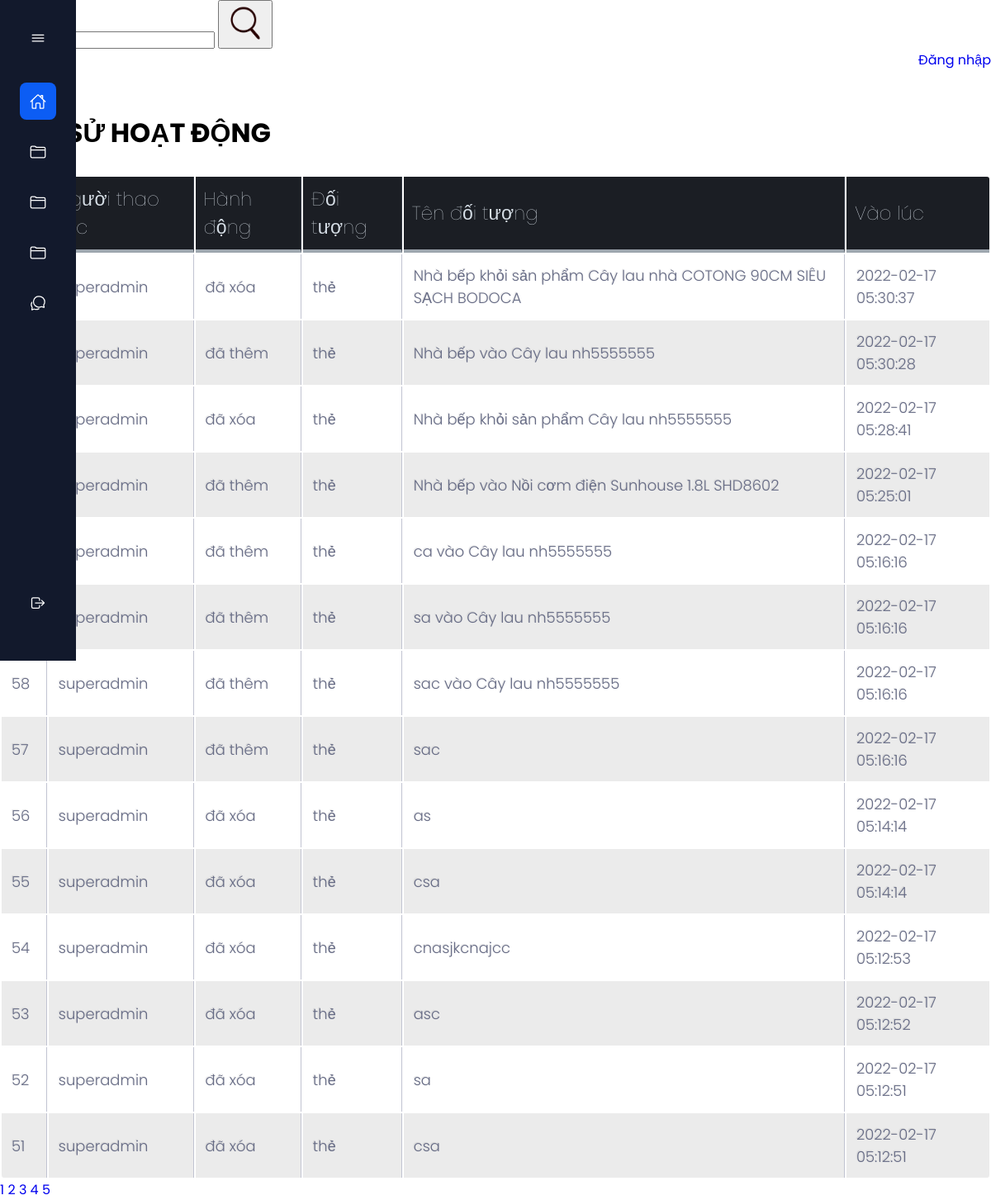
Screenshot of /admin/activity_log/index.php (signed in) with the database file from the repository.
### tables this page shows
CREATE TABLE `activities` (
  `id` int(11) NOT NULL,
  `admin_id` int(11) NOT NULL,
  `activity` varchar(50) NOT NULL,
  `object` varchar(50) NOT NULL,
  `object_name` varchar(250) NOT NULL,
  `time` timestamp NOT NULL DEFAULT CURRENT_TIMESTAMP
);

### admin/activity_log/index.php (the view, shortened to what this page needs)
<!DOCTYPE html>
<html>
<head>
	<link rel="stylesheet" href="../index3.css">
	<link rel="stylesheet" href="../style_validate1.css">
	<link rel="stylesheet" type="text/css" href="../style_table.css">
</head>
<?php require '../connect_database.php';
if ( empty($_GET['page']) ) {
	$index_page = 1;
} else {
	$index_page = $_GET['page'];
}
$sql_select_count_activity = "SELECT count(*) FROM activities";
$count_activities = mysqli_fetch_array(mysqli_query($connect_database, $sql_select_count_activity))['count(*)'] ;
$activities_per_page = 14;
$activities_skipped = ( $index_page - 1 ) * $activities_per_page;
$pages = ceil($count_activities / $activities_per_page);
$sql_select_activity = "
	SELECT activities.*, admins.name as 'admin_name'
	FROM activities
	LEFT JOIN admins on admins.id = activities.admin_id
	ORDER BY id DESC
	LIMIT $activities_per_page OFFSET $activities_skipped
";
$query_sql_select_activity = mysqli_query($connect_database, $sql_select_activity);
?>
<body>
<?php require '../menu.php'; ?>
<div class="top">
	<div class = "search">
		<form class = "form_search">
			<input type="search" name="search" value = "<?php echo $content_search ?>">
			<button>
				<img src="../style/style_image/icon_search.png" width="50px">
			</button>
		</form>
	</div>
	<div class = "login">
		<a class = "login" href="https://google.com">Đăng nhập</a>
	</div>
</div>
<div class = "bot">
	<div class = "header">
		<h1 class =  "header" >LỊCH SỬ HOẠT ĐỘNG</h1>
	</div>
	<br>
	<?php require '../validate.php' ?>
	<table class="table">
		<tr>
			<th>Mã</th>
			<th>Người thao tác</th>
			<th>Hành động</th>
			<th>Đối tượng</th>
			<th>Tên đối tượng</th>
			<th>Vào lúc</th>
		</tr>
		<?php foreach ($query_sql_select_activity as $each_activity): ?>
		<tr>
			<td><?php echo $each_activity['id'] ?></td>
			<td><?php echo $each_activity['admin_name'] ?></td>
			<td><?php echo 'đã ' . $each_activity['activity'] ?></td>
			<td><?php echo $each_activity['object'] ?></td>
			<td><?php echo $each_activity['object_name'] ?></td>
			<td><?php echo $each_activity['time'] ?></td>
		</tr>
		<?php endforeach ?>
	</table>
	<?php for ($i=1; $i <= $pages; $i++) {  ?>
		<a href = "?page=<?php echo $i ?>"><?php echo $i ?></a>
	<?php } ?>
</div>
</body>
</html>

### admin/index3.css (style rules this page uses)
body { padding: 0px; margin: 0px; }
.search { display: flex; justify-content: flex-start; }
.login { display: flex; justify-content: flex-end; }
.header { margin-top: 25px; background-color: white; padding: 1px; }

### admin/style_table.css (style rules this page uses)
th { color:#D5DDE5;; background:#1b1e24; border-bottom:4px solid #9ea7af; border-right: 1px solid #343a45; font-size:23px; font-weight: 100; padding:10px; text-align:left; text-shadow: 0 1px 1px rgba(0, 0, 0, 0.1); vertical-align:middle; }
th:first-child { border-top-left-radius:3px; }
th:last-child { border-top-right-radius:3px; border-right:none; }
tr { border-top: 1px solid #C1C3D1; border-bottom-: 1px solid #C1C3D1; color:#666B85; font-size:16px; font-weight:normal; text-shadow: 0 1px 1px rgba(256, 256, 256, 0.1); }
tr:first-child { border-top:none; }
tr:last-child { border-bottom:none; }
tr:nth-child(odd) td { background:#EBEBEB; }
tr:last-child td:first-child { border-bottom-left-radius:3px; }
tr:last-child td:last-child { border-bottom-right-radius:3px; }
td { background:#FFFFFF; padding:12px; text-align:left; vertical-align:middle; font-weight:300; font-size:18px; text-shadow: -1px -1px 1px rgba(0, 0, 0, 0.1); border-right: 1px solid #C1C3D1; }
td:last-child { border-right: 0px; }

### admin/style_menu.css (style rules this page uses)
:root { --nav-width: 92px; --first-color: #0C5DF4; --bg-color: #12192C; --sub-color: #B6CEFC; --white-color: #FFF; --body-font: 'Poppins', sans-serif; --normal-font-size: 1rem; --small-font-size: .875rem; --z-fixed: 100; }
*,::before,::after { box-sizing: border-box; }
body { position: relative; margin: 0; padding: 2rem 0 0 6.75rem; font-family: var(--body-font); font-size: var(--normal-font-size); transition: .5s; }
h1 { margin: 0; }
a { text-decoration: none; }

### admin/index1.css (style rules this page uses)
body { padding: 0px; margin: 0px; }
.search { display: flex; justify-content: flex-start; }
.login { display: flex; justify-content: flex-end; }
.header { margin-top: 25px; background-color: white; padding: 1px; }

### rows the page displays
activities: admin.name "superadmin", activity "xóa", object "thẻ", object_name "Nhà bếp khỏi sản phẩm Cây lau nhà COTONG 90CM SIÊU SẠCH BODOCA", time "2022-02-17 05:30:37"
activities: admin.name "superadmin", activity "thêm", object "thẻ", object_name "Nhà bếp vào Cây lau nh5555555", time "2022-02-17 05:30:28"
activities: admin.name "superadmin", activity "xóa", object "thẻ", object_name "Nhà bếp khỏi sản phẩm Cây lau nh5555555", time "2022-02-17 05:28:41"
activities: admin.name "superadmin", activity "thêm", object "thẻ", object_name "Nhà bếp vào Nồi cơm điện Sunhouse 1.8L SHD8602", time "2022-02-17 05:25:01"
activities: admin.name "superadmin", activity "thêm", object "thẻ", object_name "ca vào Cây lau nh5555555", time "2022-02-17 05:16:16"
activities: admin.name "superadmin", activity "thêm", object "thẻ", object_name "sa vào Cây lau nh5555555", time "2022-02-17 05:16:16"
activities: id "58", admin.name "superadmin", activity "thêm", object "thẻ", object_name "sac vào Cây lau nh5555555", time "2022-02-17 05:16:16"
activities: id "57", admin.name "superadmin", activity "thêm", object "thẻ", object_name "sac", time "2022-02-17 05:16:16"
activities: id "56", admin.name "superadmin", activity "xóa", object "thẻ", object_name "as", time "2022-02-17 05:14:14"
activities: id "55", admin.name "superadmin", activity "xóa", object "thẻ", object_name "csa", time "2022-02-17 05:14:14"
activities: id "54", admin.name "superadmin", activity "xóa", object "thẻ", object_name "cnasjkcnajcc", time "2022-02-17 05:12:53"
activities: id "53", admin.name "superadmin", activity "xóa", object "thẻ", object_name "asc", time "2022-02-17 05:12:52"
activities: id "52", admin.name "superadmin", activity "xóa", object "thẻ", object_name "sa", time "2022-02-17 05:12:51"
activities: id "51", admin.name "superadmin", activity "xóa", object "thẻ", object_name "csa", time "2022-02-17 05:12:51"
